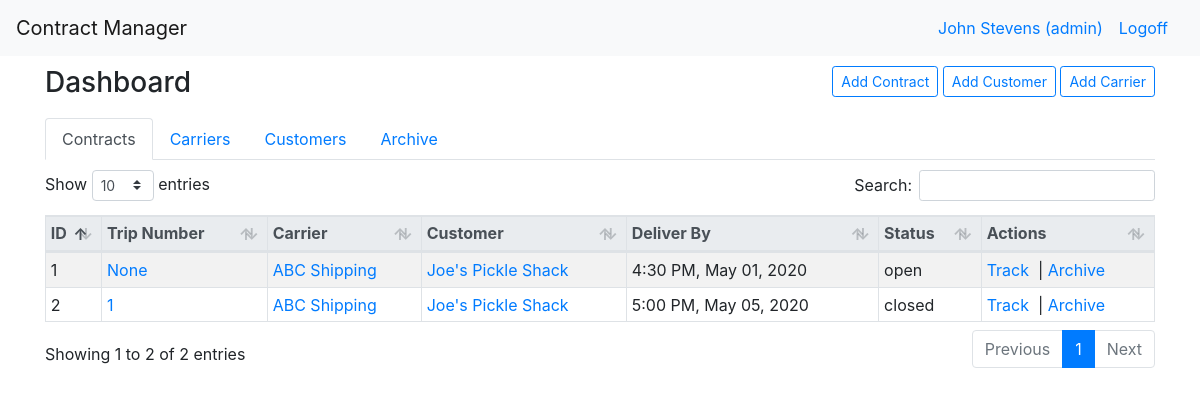
The app's page /dashboard (signed in), older data.
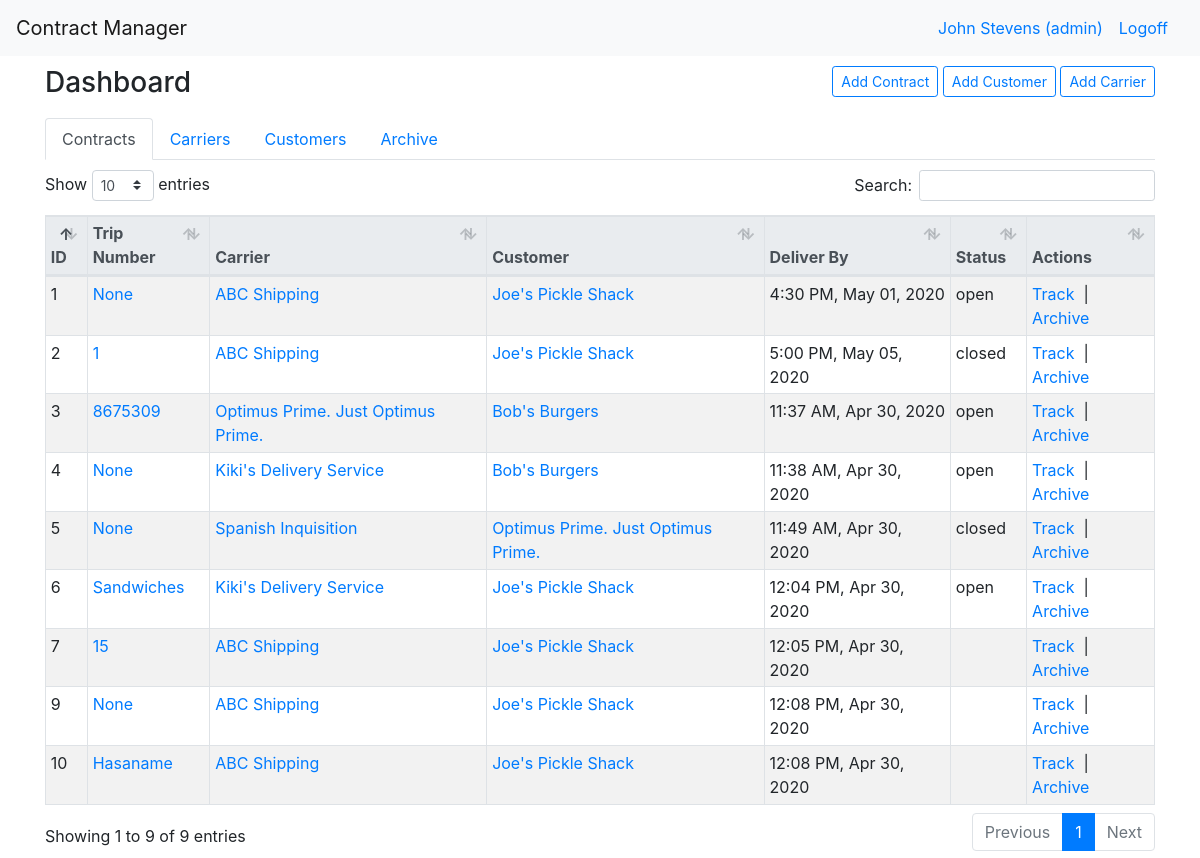
The same page, newer data.
### manager_app/models.py (models this page shows)
class Contract(models.Model):
    trip_number= models.CharField(max_length=45, null=True)
    archived= models.BooleanField(default=False)
    status= models.CharField(max_length=255)
    carrier_cost= models.DecimalField(decimal_places= 2, max_digits=8,  default=Decimal(0))
    customer_price= models.DecimalField(decimal_places= 2,max_digits=8, default=Decimal(0))
    customer = models.ForeignKey(Customer, related_name="contracts", on_delete=models.SET_NULL, blank=True, null=True)
    carrier = models.ForeignKey(Carrier, related_name="contracts", on_delete=models.SET_NULL, blank=True, null=True)
    pick_up_time= models.DateTimeField()
    delivery_time= models.DateTimeField()
    created_at= models.DateTimeField(auto_now_add=True)
    updated_at= models.DateTimeField(auto_now=True)

class Carrier(models.Model):
    archived= models.BooleanField(default=False)
    name= models.CharField(max_length=255)
    website= models.CharField(max_length=255, null=True)
    address=models.OneToOneField(Address, related_name="carrier_address", on_delete=models.CASCADE, null=True)
    completed_contracts= models.IntegerField(default=0)
    open_contracts= models.IntegerField(default=0)
    email= models.CharField(max_length=255)
    created_at= models.DateTimeField(auto_now_add=True)
    updated_at= models.DateTimeField(auto_now=True)

class Customer(models.Model):
    archived= models.BooleanField(default=False)
    name= models.CharField(max_length=255)
    website= models.CharField(max_length=255)
    address=models.OneToOneField(Address, related_name="customer_address", on_delete=models.CASCADE, null=True)
    completed_contracts= models.IntegerField(default=0)
    open_contracts= models.IntegerField(default=0)
    email= models.CharField(max_length=255)
    created_at= models.DateTimeField(auto_now_add=True)
    updated_at= models.DateTimeField(auto_now=True)

### manager_app/views.py (the view, shortened to what this page needs)
# urls.py: path("", views.index, name="home"),
def index(request):
    if request.POST:
        display_post(request)
        try:
            request.POST["add_carrier"]
            if request.POST['name'] == "":
                carrier_name = "Nameless"
            else:
                carrier_name = request.POST['name']
            carrier_address = models.Address.objects.create(
                name=request.POST["name"],
                street=request.POST["street_address"],
                city=request.POST["city"],
                state=request.POST["state"],
                zip_code=request.POST["zip_code"]
            )
            carrier = models.Carrier.objects.create(
                name = carrier_name,
                website = request.POST["website"],
                email = request.POST["email"],
                address = carrier_address
            )
            carrier_phone_number = models.PhoneNumber.objects.create(
                number_type = request.POST["number_type"],
                number = request.POST["phone_number"],
                carrier = carrier
            )
            comment = models.Comment.objects.create(
                content = request.POST["comments"],
                user = logged_user(request),
                carrier = carrier,
            )
            carrier.save()
            carrier_address.save()
            carrier_phone_number.save()
            comment.save()
            print("Customer successfully entered into the database")
            return redirect(f"/dashboard/carrier/{carrier.id}")
        except KeyError:
            pass
        try:
            request.POST["add_customer"]
            if request.POST['name'] == "":
                customer_name = "Nameless"
            else:
                customer_name = request.POST['name']
            customer_address = models.Address.objects.create(
                name=request.POST["name"],
                street=request.POST["street_address"],
                city=request.POST["city"],
                state=request.POST["state"],
                zip_code=request.POST["zip_code"]
            )
            customer = models.Customer.objects.create(
                name = request.POST["name"],
                website = request.POST["website"],
                email = request.POST["email"],
                address = customer_address
            )
            customer_phone_number = models.PhoneNumber.objects.create(
                number_type = request.POST["number_type"],
                number = request.POST["phone_number"],
                customer = customer
            )
            comment = models.Comment.objects.create(
                content = request.POST["comments"],
                user = logged_user(request),
                customer = customer,
            )
            customer.save()
            customer_address.save()
            customer_phone_number.save()
            comment.save()
            print("Customer successfully entered into the database")
            return redirect(f"/dashboard/customer/{customer.id}")
        except KeyError:
            pass
        try:
            request.POST["add_contract"]
            pick_up_address = models.Address.objects.create(
                name = "Pickup address",
                street = request.POST["pickup_street_address"],
                city = request.POST["pickup_city"],
                state = request.POST["pickup_state"],
                zip_code = request.POST["pickup_zip_code"]
            )
            delivery_address = models.Address.objects.create(
                name = "Delivery address",
                street = request.POST["delivery_street_address"],
                city = request.POST["delivery_city"],
                state = request.POST["delivery_state"],
                zip_code = request.POST["delivery_zip_code"]
            )
            customers = models.Customer.objects.filter(name=request.POST["customer"])
            carriers = models.Carrier.objects.filter(name=request.POST["carrier"])
            if customers:
                customer = customers[0]
                customer.open_contracts += 1
                customer.save()
            else:
                customer = models.Customer.objects.first()
            if carriers:
                carrier = carriers[0]
                carrier.open_contracts += 1
                carrier.save()
            else:
                carrier = models.Carrier.objects.first()
            if request.POST["customer_cost"] != "":
                customer_price = Decimal(float(request.POST["customer_cost"]))
            else:
                customer_price = Decimal(0)
            if request.POST["carrier_cost"] != "":
                carrier_cost = Decimal(float(request.POST["carrier_cost"]))
            else:
                carrier_cost = Decimal(0)
            try:
                pick_up_time = datetime.datetime.strptime(request.POST["pickup_date"] + " " + request.POST["pickup_time"], "%m/%d/%Y %H:%M")
            except ValueError:
                pick_up_time = datetime.datetime.now()
            try:
                delivery_date = datetime.datetime.strptime(request.POST["delivery_date"] + " " + request.POST["delivery_date"], "%Y/%m/%d %H:%M")
            except ValueError:
                delivery_time = datetime.datetime.now()
            if request.POST["contract_name"] == "":
                trip_number="None"
            else:
                trip_number= request.POST["contract_name"]
            contract = models.Contract.objects.create(
                trip_number = trip_number,
                status = request.POST["status"],
                customer = customer,
                carrier = carrier,
                customer_price = customer_price,
                carrier_cost = carrier_cost,
                pick_up_time = pick_up_time,
                delivery_time = delivery_time
            )
            comment = models.Comment.objects.create(
                content = request.POST["comments"],
                user = logged_user(request),
                contract = contract
            )
            route = models.Route.objects.create(
                start = pick_up_address,
                end = delivery_address,
                contract = contract
            )
            contract.save()
            comment.save()
            route.save()
            pick_up_address.save()
            delivery_address.save()
            print("Contract successfully added to the database")
            return redirect(f"/dashboard/contract/{contract.id}")
        except KeyError:
            pass
        try:
            request.POST["archive_contract"]
            contract = Contract.objects.filter(id=int(request.POST["archive_contract_id"]))[0]
            contract.archived = True
            contract.save()
            return redirect("/dashboard")
        except KeyError:
            pass
        try:
            request.POST["restore_contract"]
            contract = Contract.objects.filter(id=int(request.POST["restore_contract_id"]))[0]
            contract.archived = False
            contract.save()
            return redirect("/dashboard")
        except KeyError:
            pass
        try:
            request.POST["delete_contract"]
            contract = Contract.objects.filter(id=int(request.POST["delete_contract_id"]))[0]
            user_data = {
                "email": logged_user(request).email,
                "password": request.POST["password"]
            }
            errors = User.objects.login_validations(user_data)
            if len(errors) > 0:
                print("Invalid Password")
                return redirect("/dashboard")
            else:
                print("deleting...")
                contract.delete()
                return redirect("/dashboard")
        except KeyError:
            pass
        try:
            request.POST["archive_carrier"]
            carrier = models.Carrier.objects.filter(id=int(request.POST["archive_carrier_id"]))[0]
            carrier.archived = True
            carrier.save()
            return redirect("/dashboard")
        except KeyError:
            pass
        try:
            request.POST["restore_carrier"]
            carrier = models.Carrier.objects.filter(id=int(request.POST["restore_carrier_id"]))[0]
            carrier.archived = False
            carrier.save()
            return redirect("/dashboard")
        except KeyError:
            pass
        try:
            request.POST["delete_carrier"]
            carrier = models.Carrier.objects.filter(id=int(request.POST["delete_carrier_id"]))[0]
            user_data = {
                "email": logged_user(request).email,
                "password": request.POST["password"]
            }
            errors = User.objects.login_validations(user_data)
            if len(errors) > 0:
                print("Invalid Password")
                return redirect("/dashboard")
            else:
                carrier.delete()
                return redirect("/dashboard")
        except KeyError:
            pass
        try:
            request.POST["archive_customer"]
            customer = models.Customer.objects.filter(id=int(request.POST["archive_customer_id"]))[0]
            customer.archived = True
            customer.save()
            return redirect("/dashboard")
        except KeyError:
            pass
        try:
            request.POST["restore_customer"]
            customer = models.Customer.objects.filter(id=int(request.POST["restore_customer_id"]))[0]
            customer.archived = False
            customer.save()
            return redirect("/dashboard")
        except KeyError:
            pass
        try:
            request.POST["delete_customer"]
            customer = models.Customer.objects.filter(id=int(request.POST["delete_customer_id"]))[0]
            user_data = {
                "email": logged_user(request).email,
                "password": request.POST["password"]
            }
            errors = User.objects.login_validations(user_data)
            if len(errors) > 0:
                print("Invalid Password")
                return redirect("/dashboard")
            else:
                customer.delete()
                return redirect("/dashboard")
        except KeyError:
            pass
    else:
        context = {
            "user": logged_user(request),
            "carriers": models.Carrier.objects.filter(archived=False),
            "customers": models.Customer.objects.filter(archived=False),
            "contracts": models.Contract.objects.filter(archived=False),
            "archived_contracts": models.Contract.objects.filter(archived=True),
            "archived_carriers": models.Carrier.objects.filter(archived=True),
            "archived_customers": models.Customer.objects.filter(archived=True)
        }
        return render(request, "dashboard.html", context)

### manager_app/views.py (called while the page is built)
def logged_user(request):
    return User.objects.filter(id=request.session["user_id"])[0]

### manager_app/templates/dashboard.html (shortened to what the changed rows need)
<!doctype html>
<html lang="en">
  <head>
    {% load static %}
    <link rel="stylesheet" type="text/css" href="{% static 'bootstrap.css' %}">
    <link rel="stylesheet" href="{% static 'dataTables.bootstrap4.min.css' %}">
  </head>
  <body>
    <div class="container">
     <div class="row">
      <div class="col-12 table_nav">
        <div class="tab-content" id="myTabContent">
          <div class="tab-pane fade show active" id="contracts" role="tabpanel" aria-labelledby="home-tab">
            <table class="table table-sm table-hover table-striped table-bordered table-responsive-lg" id="contracts_datatable">
              <thead class ="thead-light">
                <tr>
                  <th>ID</th>
                  <th>Trip Number</th>
                  <th>Carrier</th>
                  <th>Customer</th>
                  <th>Deliver By</th>
                  <th>Status</th>
                  <th>Actions</th>
                </tr>
              </thead>
              <tbody>
                {% for contract in contracts %}
                <tr>
                  <td>{{contract.id}}</td>
                  <td><a href="/dashboard/contract/{{ contract.id }}">{{contract.trip_number}}</a></td>
                  <td><a href="/dashboard/carrier/{{ contract.carrier.id }}">{{contract.carrier.name}}</a></td>
                  <td><a href="dashboard/customer/{{ contract.customer.id }}">{{contract.customer.name}}</a></td>
                  <td>{{contract.delivery_time|date:"g:i A, M d, yy"}}</td>
                  <td>{{contract.status}}</td>
                  <td>
                    <a href="" class="track_contract_link"
                      data-toggle="modal"
                      data-contract-id="{{contract.id}}"
                      data-contract-start-address="{{contract.route.start.street}} {{contract.route.start.city}}, {{contract.route.start.state}} {{contract.route.start.zip_code}}"
                      data-contract-end-address="{{contract.route.end.street}} {{contract.route.end.city}}, {{contract.route.end.state}} {{contract.route.end.zip_code}}"
                      data-contract-start-time="{{contract.pick_up_time|date:'g:i A, M d, yy'}}"
                      data-contract-end-time="{{contract.delivery_time|date:'g:i A, M d, yy'}}"
                      data-target="#track_modal">
                    Track
                    </a>&nbsp|
                    <a href="" class="archive_contract_link" data-toggle="modal" data-contract-id="{{contract.id}}" data-target="#archive_modal">Archive</a>
                  </td>
                </tr>
                {% endfor %}
              </tbody>
            </table>
          </div>
        </div>
              </div>
              </div>
              </div>
    <link rel="stylesheet" href="https://cdnjs.cloudflare.com/ajax/libs/tempusdominus-bootstrap-4/5.0.1/css/tempusdominus-bootstrap-4.min.css" />
    <link href="https://unpkg.com/gijgo@1.9.13/css/gijgo.min.css" rel="stylesheet" type="text/css" />
  </body>
</html>

Row changes from the older to the newer data that the page shows:
added Contract: id "3", trip_number "8675309", carrier.name "Optimus Prime. Just Optimus Prime.", customer.name "Bob's Burgers", delivery_time "11:37 AM, Apr 30, 2020", status "open"
added Contract: id "4", trip_number "None", carrier.name "Kiki's Delivery Service", customer.name "Bob's Burgers", delivery_time "11:38 AM, Apr 30, 2020", status "open"
added Contract: id "5", trip_number "None", carrier.name "Spanish Inquisition", customer.name "Optimus Prime. Just Optimus Prime.", delivery_time "11:49 AM, Apr 30, 2020", status "closed"
added Contract: id "6", trip_number "Sandwiches", carrier.name "Kiki's Delivery Service", customer.name "Joe's Pickle Shack", delivery_time "12:04 PM, Apr 30, 2020", status "open"
added Contract: id "7", trip_number "15", carrier.name "ABC Shipping", customer.name "Joe's Pickle Shack", delivery_time "12:05 PM, Apr 30, 2020"
added Contract: id "9", trip_number "None", carrier.name "ABC Shipping", customer.name "Joe's Pickle Shack", delivery_time "12:08 PM, Apr 30, 2020"
added Contract: id "10", trip_number "Hasaname", carrier.name "ABC Shipping", customer.name "Joe's Pickle Shack", delivery_time "12:08 PM, Apr 30, 2020"
Text that changed along with them:
text written by a page script: "Show entries Search: Showing 1 to 2 of 2 entries Previous 1 Next" → "Show entries Search: Showing 1 to 9 of 9 entries Previous 1 Next"
